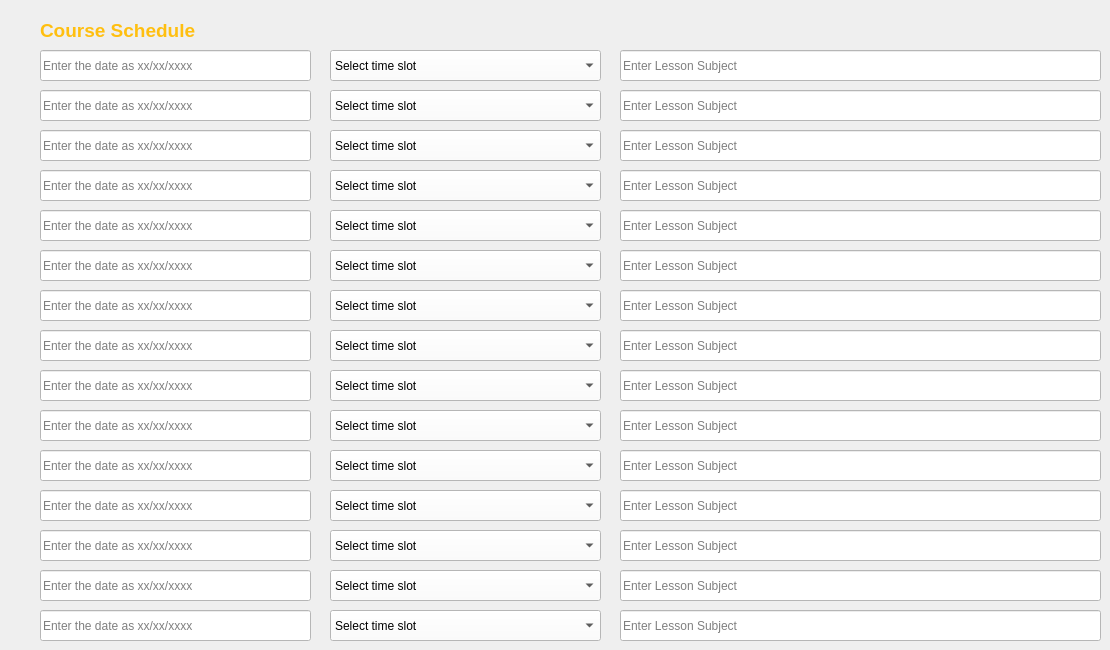
    <widget class="QWidget" name="tab_3">
     <attribute name="title">
      <string>course_schedule</string>
     </attribute>
     <widget class="QComboBox" name="cb29_course">
      <property name="geometry">
       <rect>
        <x>330</x>
        <y>370</y>
        <width>271</width>
        <height>31</height>
       </rect>
      </property>
      <property name="toolTipDuration">
       <number>-1</number>
      </property>
      <property name="styleSheet">
       <string notr="true">background-color: rgb(255, 255, 255);
font: 10pt &quot;MS Shell Dlg 2&quot;;
</string>
      </property>
      <property name="currentIndex">
       <number>0</number>
      </property>
      <property name="maxVisibleItems">
       <number>8</number>
      </property>
      <property name="sizeAdjustPolicy">
       <enum>QComboBox::AdjustToContentsOnFirstShow</enum>
      </property>
      <property name="placeholderText">
       <string>Add/Select Teacher</string>
      </property>
      <item>
       <property name="text">
        <string>Select time slot</string>
       </property>
      </item>
      <item>
       <property name="text">
        <string>Afternoon: 12:00 -17:00</string>
       </property>
      </item>
      <item>
       <property name="text">
        <string>Evening:     21:00 - 22:00</string>
       </property>
      </item>
     </widget>
     <widget class="QComboBox" name="cb28_course">
      <property name="geometry">
       <rect>
        <x>330</x>
        <y>330</y>
        <width>271</width>
        <height>31</height>
       </rect>
      </property>
      <property name="toolTipDuration">
       <number>-1</number>
      </property>
      <property name="styleSheet">
       <string notr="true">background-color: rgb(255, 255, 255);
font: 10pt &quot;MS Shell Dlg 2&quot;;
</string>
      </property>
      <property name="currentIndex">
       <number>0</number>
      </property>
      <property name="maxVisibleItems">
       <number>8</number>
      </property>
      <property name="sizeAdjustPolicy">
       <enum>QComboBox::AdjustToContentsOnFirstShow</enum>
      </property>
      <property name="placeholderText">
       <string>Add/Select Teacher</string>
      </property>
      <item>
       <property name="text">
        <string>Select time slot</string>
       </property>
      </item>
      <item>
       <property name="text">
        <string>Afternoon: 12:00 -17:00</string>
       </property>
      </item>
      <item>
       <property name="text">
        <string>Evening:     21:00 - 22:00</string>
       </property>
      </item>
     </widget>
     <widget class="QLineEdit" name="tb211_course">
      <property name="geometry">
       <rect>
        <x>40</x>
        <y>250</y>
        <width>271</width>
        <height>31</height>
       </rect>
      </property>
      <property name="styleSheet">
       <string notr="true">background-color: rgb(255, 255, 255);</string>
      </property>
      <property name="placeholderText">
       <string>Enter the date as xx/xx/xxxx</string>
      </property>
     </widget>
     <widget class="QComboBox" name="cb212_course">
      <property name="geometry">
       <rect>
        <x>330</x>
        <y>490</y>
        <width>271</width>
        <height>31</height>
       </rect>
      </property>
      <property name="toolTipDuration">
       <number>-1</number>
      </property>
      <property name="styleSheet">
       <string notr="true">background-color: rgb(255, 255, 255);
font: 10pt &quot;MS Shell Dlg 2&quot;;
</string>
      </property>
      <property name="currentIndex">
       <number>0</number>
      </property>
      <property name="maxVisibleItems">
       <number>8</number>
      </property>
      <property name="sizeAdjustPolicy">
       <enum>QComboBox::AdjustToContentsOnFirstShow</enum>
      </property>
      <property name="placeholderText">
       <string>Add/Select Teacher</string>
      </property>
      <item>
       <property name="text">
        <string>Select time slot</string>
       </property>
      </item>
      <item>
       <property name="text">
        <string>Afternoon: 12:00 -17:00</string>
       </property>
      </item>
      <item>
       <property name="text">
        <string>Evening:     21:00 - 22:00</string>
       </property>
      </item>
     </widget>
     <widget class="QLineEdit" name="tb217_course">
      <property name="geometry">
       <rect>
        <x>40</x>
        <y>370</y>
        <width>271</width>
        <height>31</height>
       </rect>
      </property>
      <property name="styleSheet">
       <string notr="true">background-color: rgb(255, 255, 255);</string>
      </property>
      <property name="placeholderText">
       <string>Enter the date as xx/xx/xxxx</string>
      </property>
     </widget>
     <widget class="QComboBox" name="cb23_course">
      <property name="geometry">
       <rect>
        <x>330</x>
        <y>130</y>
        <width>271</width>
        <height>31</height>
       </rect>
      </property>
      <property name="toolTipDuration">
       <number>-1</number>
      </property>
      <property name="styleSheet">
       <string notr="true">background-color: rgb(255, 255, 255);
font: 10pt &quot;MS Shell Dlg 2&quot;;
</string>
      </property>
      <property name="currentIndex">
       <number>0</number>
      </property>
      <property name="maxVisibleItems">
       <number>8</number>
      </property>
      <property name="sizeAdjustPolicy">
       <enum>QComboBox::AdjustToContentsOnFirstShow</enum>
      </property>
      <property name="placeholderText">
       <string>Add/Select Teacher</string>
      </property>
      <item>
       <property name="text">
        <string>Select time slot</string>
       </property>
      </item>
      <item>
       <property name="text">
        <string>Afternoon: 12:00 -17:00</string>
       </property>
      </item>
      <item>
       <property name="text">
        <string>Evening:     21:00 - 22:00</string>
       </property>
      </item>
     </widget>
     <widget class="QLineEdit" name="tb213_course">
      <property name="geometry">
       <rect>
        <x>40</x>
        <y>290</y>
        <width>271</width>
        <height>31</height>
       </rect>
      </property>
      <property name="styleSheet">
       <string notr="true">background-color: rgb(255, 255, 255);</string>
      </property>
      <property name="placeholderText">
       <string>Enter the date as xx/xx/xxxx</string>
      </property>
     </widget>
     <widget class="QLineEdit" name="tb218_course">
      <property name="geometry">
       <rect>
        <x>620</x>
        <y>370</y>
        <width>481</width>
        <height>31</height>
       </rect>
      </property>
      <property name="styleSheet">
       <string notr="true">background-color: rgb(255, 255, 255);</string>
      </property>
      <property name="placeholderText">
       <string>Enter Lesson Subject</string>
      </property>
     </widget>
     <widget class="QLineEdit" name="tb22_course">
      <property name="geometry">
       <rect>
        <x>620</x>
        <y>50</y>
        <width>481</width>
        <height>31</height>
       </rect>
      </property>
      <property name="styleSheet">
       <string notr="true">background-color: rgb(255, 255, 255);</string>
      </property>
      <property name="placeholderText">
       <string>Enter Lesson Subject</string>
      </property>
     </widget>
     <widget class="QLineEdit" name="tb229_course">
      <property name="geometry">
       <rect>
        <x>40</x>
        <y>610</y>
        <width>271</width>
        <height>31</height>
       </rect>
      </property>
      <property name="styleSheet">
       <string notr="true">background-color: rgb(255, 255, 255);</string>
      </property>
      <property name="placeholderText">
       <string>Enter the date as xx/xx/xxxx</string>
      </property>
     </widget>
     <widget class="QLineEdit" name="tb230_course">
      <property name="geometry">
       <rect>
        <x>620</x>
        <y>610</y>
        <width>481</width>
        <height>31</height>
       </rect>
      </property>
      <property name="styleSheet">
       <string notr="true">background-color: rgb(255, 255, 255);</string>
      </property>
      <property name="placeholderText">
       <string>Enter Lesson Subject</string>
      </property>
     </widget>
     <widget class="QLineEdit" name="tb28_course">
      <property name="geometry">
       <rect>
        <x>620</x>
        <y>170</y>
        <width>481</width>
        <height>31</height>
       </rect>
      </property>
      <property name="styleSheet">
       <string notr="true">background-color: rgb(255, 255, 255);</string>
      </property>
      <property name="placeholderText">
       <string>Enter Lesson Subject</string>
      </property>
     </widget>
     <widget class="QComboBox" name="cb22_course">
      <property name="geometry">
       <rect>
        <x>330</x>
        <y>90</y>
        <width>271</width>
        <height>31</height>
       </rect>
      </property>
      <property name="toolTipDuration">
       <number>-1</number>
      </property>
      <property name="styleSheet">
       <string notr="true">background-color: rgb(255, 255, 255);
font: 10pt &quot;MS Shell Dlg 2&quot;;
</string>
      </property>
      <property name="currentIndex">
       <number>0</number>
      </property>
      <property name="maxVisibleItems">
       <number>8</number>
      </property>
      <property name="sizeAdjustPolicy">
       <enum>QComboBox::AdjustToContentsOnFirstShow</enum>
      </property>
      <property name="placeholderText">
       <string>Add/Select Teacher</string>
      </property>
      <item>
       <property name="text">
        <string>Select time slot</string>
       </property>
      </item>
      <item>
       <property name="text">
        <string>Afternoon: 12:00 -17:00</string>
       </property>
      </item>
      <item>
       <property name="text">
        <string>Evening:     21:00 - 22:00</string>
       </property>
      </item>
     </widget>
     <widget class="QLineEdit" name="tb212_course">
      <property name="geometry">
       <rect>
        <x>620</x>
        <y>250</y>
        <width>481</width>
        <height>31</height>
       </rect>
      </property>
      <property name="styleSheet">
       <string notr="true">background-color: rgb(255, 255, 255);</string>
      </property>
      <property name="placeholderText">
       <string>Enter Lesson Subject</string>
      </property>
     </widget>
     <widget class="QComboBox" name="cb26_course">
      <property name="geometry">
       <rect>
        <x>330</x>
        <y>250</y>
        <width>271</width>
        <height>31</height>
       </rect>
      </property>
      <property name="toolTipDuration">
       <number>-1</number>
      </property>
      <property name="styleSheet">
       <string notr="true">background-color: rgb(255, 255, 255);
font: 10pt &quot;MS Shell Dlg 2&quot;;
</string>
      </property>
      <property name="currentIndex">
       <number>0</number>
      </property>
      <property name="maxVisibleItems">
       <number>8</number>
      </property>
      <property name="sizeAdjustPolicy">
       <enum>QComboBox::AdjustToContentsOnFirstShow</enum>
      </property>
      <property name="placeholderText">
       <string>Add/Select Teacher</string>
      </property>
      <item>
       <property name="text">
        <string>Select time slot</string>
       </property>
      </item>
      <item>
       <property name="text">
        <string>Afternoon: 12:00 -17:00</string>
       </property>
      </item>
      <item>
       <property name="text">
        <string>Evening:     21:00 - 22:00</string>
       </property>
      </item>
     </widget>
     <widget class="QLabel" name="label_4">
      <property name="geometry">
       <rect>
        <x>40</x>
        <y>20</y>
        <width>241</width>
        <height>21</height>
       </rect>
      </property>
      <property name="font">
       <font>
        <pointsize>14</pointsize>
        <weight>75</weight>
        <bold>true</bold>
       </font>
      </property>
      <property name="styleSheet">
       <string notr="true">color: rgb(255, 191, 16);</string>
      </property>
      <property name="text">
       <string>Course Schedule</string>
      </property>
     </widget>
     <widget class="QLineEdit" name="tb215_course">
      <property name="geometry">
       <rect>
        <x>40</x>
        <y>330</y>
        <width>271</width>
        <height>31</height>
       </rect>
      </property>
      <property name="styleSheet">
       <string notr="true">background-color: rgb(255, 255, 255);</string>
      </property>
      <property name="placeholderText">
       <string>Enter the date as xx/xx/xxxx</string>
      </property>
     </widget>
     <widget class="QLineEdit" name="tb214_course">
      <property name="geometry">
       <rect>
        <x>620</x>
        <y>290</y>
        <width>481</width>
        <height>31</height>
       </rect>
      </property>
      <property name="styleSheet">
       <string notr="true">background-color: rgb(255, 255, 255);</string>
      </property>
      <property name="placeholderText">
       <string>Enter Lesson Subject</string>
      </property>
     </widget>
     <widget class="QLineEdit" name="tb222_course">
      <property name="geometry">
       <rect>
        <x>620</x>
        <y>450</y>
        <width>481</width>
        <height>31</height>
       </rect>
      </property>
      <property name="styleSheet">
       <string notr="true">background-color: rgb(255, 255, 255);</string>
      </property>
      <property name="placeholderText">
       <string>Enter Lesson Subject</string>
      </property>
     </widget>
     <widget class="QLineEdit" name="tb25_course">
      <property name="geometry">
       <rect>
        <x>40</x>
        <y>130</y>
        <width>271</width>
        <height>31</height>
       </rect>
      </property>
      <property name="styleSheet">
       <string notr="true">background-color: rgb(255, 255, 255);</string>
      </property>
      <property name="placeholderText">
       <string>Enter the date as xx/xx/xxxx</string>
      </property>
     </widget>
     <widget class="QLineEdit" name="tb24_course">
      <property name="geometry">
       <rect>
        <x>620</x>
        <y>90</y>
        <width>481</width>
        <height>31</height>
       </rect>
      </property>
      <property name="styleSheet">
       <string notr="true">background-color: rgb(255, 255, 255);</string>
      </property>
      <property name="placeholderText">
       <string>Enter Lesson Subject</string>
      </property>
     </widget>
     <widget class="QComboBox" name="cb25_course">
      <property name="geometry">
       <rect>
        <x>330</x>
        <y>210</y>
        <width>271</width>
        <height>31</height>
       </rect>
      </property>
      <property name="toolTipDuration">
       <number>-1</number>
      </property>
      <property name="styleSheet">
       <string notr="true">background-color: rgb(255, 255, 255);
font: 10pt &quot;MS Shell Dlg 2&quot;;
</string>
      </property>
      <property name="currentIndex">
       <number>0</number>
      </property>
      <property name="maxVisibleItems">
       <number>8</number>
      </property>
      <property name="sizeAdjustPolicy">
       <enum>QComboBox::AdjustToContentsOnFirstShow</enum>
      </property>
      <property name="placeholderText">
       <string>Add/Select Teacher</string>
      </property>
      <item>
       <property name="text">
        <string>Select time slot</string>
       </property>
      </item>
      <item>
       <property name="text">
        <string>Afternoon: 12:00 -17:00</string>
       </property>
      </item>
      <item>
       <property name="text">
        <string>Evening:     21:00 - 22:00</string>
       </property>
      </item>
     </widget>
     <widget class="QLineEdit" name="tb228_course">
      <property name="geometry">
       <rect>
        <x>620</x>
        <y>570</y>
        <width>481</width>
        <height>31</height>
       </rect>
      </property>
      <property name="styleSheet">
       <string notr="true">background-color: rgb(255, 255, 255);</string>
      </property>
      <property name="placeholderText">
       <string>Enter Lesson Subject</string>
      </property>
     </widget>
     <widget class="QLineEdit" name="tb227_course">
      <property name="geometry">
       <rect>
        <x>40</x>
        <y>570</y>
        <width>271</width>
        <height>31</height>
       </rect>
      </property>
      <property name="styleSheet">
       <string notr="true">background-color: rgb(255, 255, 255);</string>
      </property>
      <property name="placeholderText">
       <string>Enter the date as xx/xx/xxxx</string>
      </property>
     </widget>
     <widget class="QComboBox" name="cb27_course">
      <property name="geometry">
       <rect>
        <x>330</x>
        <y>290</y>
        <width>271</width>
        <height>31</height>
       </rect>
      </property>
      <property name="toolTipDuration">
       <number>-1</number>
      </property>
      <property name="styleSheet">
       <string notr="true">background-color: rgb(255, 255, 255);
font: 10pt &quot;MS Shell Dlg 2&quot;;
</string>
      </property>
      <property name="currentIndex">
       <number>0</number>
      </property>
      <property name="maxVisibleItems">
       <number>8</number>
      </property>
      <property name="sizeAdjustPolicy">
       <enum>QComboBox::AdjustToContentsOnFirstShow</enum>
      </property>
      <property name="placeholderText">
       <string>Add/Select Teacher</string>
      </property>
      <item>
       <property name="text">
        <string>Select time slot</string>
       </property>
      </item>
      <item>
       <property name="text">
        <string>Afternoon: 12:00 -17:00</string>
       </property>
      </item>
      <item>
       <property name="text">
        <string>Evening:     21:00 - 22:00</string>
       </property>
      </item>
     </widget>
     <widget class="QComboBox" name="cb213_course">
      <property name="geometry">
       <rect>
        <x>330</x>
        <y>530</y>
        <width>271</width>
        <height>31</height>
       </rect>
      </property>
      <property name="toolTipDuration">
       <number>-1</number>
      </property>
      <property name="styleSheet">
       <string notr="true">background-color: rgb(255, 255, 255);
font: 10pt &quot;MS Shell Dlg 2&quot;;
</string>
      </property>
      <property name="currentIndex">
       <number>0</number>
      </property>
      <property name="maxVisibleItems">
       <number>8</number>
      </property>
      <property name="sizeAdjustPolicy">
       <enum>QComboBox::AdjustToContentsOnFirstShow</enum>
      </property>
      <property name="placeholderText">
       <string>Add/Select Teacher</string>
      </property>
      <item>
       <property name="text">
        <string>Select time slot</string>
       </property>
      </item>
      <item>
       <property name="text">
        <string>Afternoon: 12:00 -17:00</string>
       </property>
      </item>
      <item>
       <property name="text">
        <string>Evening:     21:00 - 22:00</string>
       </property>
      </item>
     </widget>
     <widget class="QLineEdit" name="tb221_course">
      <property name="geometry">
       <rect>
        <x>40</x>
        <y>450</y>
        <width>271</width>
        <height>31</height>
       </rect>
      </property>
      <property name="styleSheet">
       <string notr="true">background-color: rgb(255, 255, 255);</string>
      </property>
      <property name="placeholderText">
       <string>Enter the date as xx/xx/xxxx</string>
      </property>
     </widget>
     <widget class="QLineEdit" name="tb27_course">
      <property name="geometry">
       <rect>
        <x>40</x>
        <y>170</y>
        <width>271</width>
        <height>31</height>
       </rect>
      </property>
      <property name="styleSheet">
       <string notr="true">background-color: rgb(255, 255, 255);</string>
      </property>
      <property name="placeholderText">
       <string>Enter the date as xx/xx/xxxx</string>
      </property>
     </widget>
     <widget class="QLineEdit" name="tb29_course">
      <property name="geometry">
       <rect>
        <x>40</x>
        <y>210</y>
        <width>271</width>
        <height>31</height>
       </rect>
      </property>
      <property name="styleSheet">
       <string notr="true">background-color: rgb(255, 255, 255);</string>
      </property>
      <property name="placeholderText">
       <string>Enter the date as xx/xx/xxxx</string>
      </property>
     </widget>
     <widget class="QLineEdit" name="tb225_course">
      <property name="geometry">
       <rect>
        <x>40</x>
        <y>530</y>
        <width>271</width>
        <height>31</height>
       </rect>
      </property>
      <property name="styleSheet">
       <string notr="true">background-color: rgb(255, 255, 255);</string>
      </property>
      <property name="placeholderText">
       <string>Enter the date as xx/xx/xxxx</string>
      </property>
     </widget>
     <widget class="QLineEdit" name="tb21_course">
      <property name="geometry">
       <rect>
        <x>40</x>
        <y>50</y>
        <width>271</width>
        <height>31</height>
       </rect>
      </property>
      <property name="styleSheet">
       <string notr="true">background-color: rgb(255, 255, 255);</string>
      </property>
      <property name="placeholderText">
       <string>Enter the date as xx/xx/xxxx</string>
      </property>
     </widget>
     <widget class="QLineEdit" name="tb220_course">
      <property name="geometry">
       <rect>
        <x>620</x>
        <y>410</y>
        <width>481</width>
        <height>31</height>
       </rect>
      </property>
      <property name="styleSheet">
       <string notr="true">background-color: rgb(255, 255, 255);</string>
      </property>
      <property name="placeholderText">
       <string>Enter Lesson Subject</string>
      </property>
     </widget>
     <widget class="QLineEdit" name="tb219_course">
      <property name="geometry">
       <rect>
        <x>40</x>
        <y>410</y>
        <width>271</width>
        <height>31</height>
       </rect>
      </property>
      <property name="styleSheet">
       <string notr="true">background-color: rgb(255, 255, 255);</string>
      </property>
      <property name="placeholderText">
       <string>Enter the date as xx/xx/xxxx</string>
      </property>
     </widget>
     <widget class="QComboBox" name="cb214_course">
      <property name="geometry">
       <rect>
        <x>330</x>
        <y>570</y>
        <width>271</width>
        <height>31</height>
       </rect>
      </property>
      <property name="toolTipDuration">
       <number>-1</number>
      </property>
      <property name="styleSheet">
       <string notr="true">background-color: rgb(255, 255, 255);
font: 10pt &quot;MS Shell Dlg 2&quot;;
</string>
      </property>
      <property name="currentIndex">
       <number>0</number>
      </property>
      <property name="maxVisibleItems">
       <number>8</number>
      </property>
      <property name="sizeAdjustPolicy">
       <enum>QComboBox::AdjustToContentsOnFirstShow</enum>
      </property>
      <property name="placeholderText">
       <string>Add/Select Teacher</string>
      </property>
      <item>
       <property name="text">
        <string>Select time slot</string>
       </property>
      </item>
      <item>
       <property name="text">
        <string>Afternoon: 12:00 -17:00</string>
       </property>
      </item>
      <item>
       <property name="text">
        <string>Evening:     21:00 - 22:00</string>
       </property>
      </item>
     </widget>
     <widget class="QComboBox" name="cb24_course">
      <property name="geometry">
       <rect>
        <x>330</x>
        <y>170</y>
        <width>271</width>
        <height>31</height>
       </rect>
      </property>
      <property name="toolTipDuration">
       <number>-1</number>
      </property>
      <property name="styleSheet">
       <string notr="true">background-color: rgb(255, 255, 255);
font: 10pt &quot;MS Shell Dlg 2&quot;;
</string>
      </property>
      <property name="currentIndex">
       <number>0</number>
      </property>
      <property name="maxVisibleItems">
       <number>8</number>
      </property>
      <property name="sizeAdjustPolicy">
       <enum>QComboBox::AdjustToContentsOnFirstShow</enum>
      </property>
      <property name="placeholderText">
       <string>Add/Select Teacher</string>
      </property>
      <item>
       <property name="text">
        <string>Select time slot</string>
       </property>
      </item>
      <item>
       <property name="text">
        <string>Afternoon: 12:00 -17:00</string>
       </property>
      </item>
      <item>
       <property name="text">
        <string>Evening:     21:00 - 22:00</string>
       </property>
      </item>
     </widget>
     <widget class="QLineEdit" name="tb26_course">
      <property name="geometry">
       <rect>
        <x>620</x>
        <y>130</y>
        <width>481</width>
        <height>31</height>
       </rect>
      </property>
      <property name="styleSheet">
       <string notr="true">background-color: rgb(255, 255, 255);</string>
      </property>
      <property name="placeholderText">
       <string>Enter Lesson Subject</string>
      </property>
     </widget>
     <widget class="QLineEdit" name="tb226_course">
      <property name="geometry">
       <rect>
        <x>620</x>
        <y>530</y>
        <width>481</width>
        <height>31</height>
       </rect>
      </property>
      <property name="styleSheet">
       <string notr="true">background-color: rgb(255, 255, 255);</string>
      </property>
      <property name="placeholderText">
       <string>Enter Lesson Subject</string>
      </property>
     </widget>
     <widget class="QLineEdit" name="tb216_course">
      <property name="geometry">
       <rect>
        <x>620</x>
        <y>330</y>
        <width>481</width>
        <height>31</height>
       </rect>
      </property>
      <property name="styleSheet">
       <string notr="true">background-color: rgb(255, 255, 255);</string>
      </property>
      <property name="placeholderText">
       <string>Enter Lesson Subject</string>
      </property>
     </widget>
     <widget class="QComboBox" name="cb211_course">
      <property name="geometry">
       <rect>
        <x>330</x>
        <y>450</y>
        <width>271</width>
        <height>31</height>
       </rect>
      </property>
      <property name="toolTipDuration">
       <number>-1</number>
      </property>
      <property name="styleSheet">
       <string notr="true">background-color: rgb(255, 255, 255);
font: 10pt &quot;MS Shell Dlg 2&quot;;
</string>
      </property>
      <property name="currentIndex">
       <number>0</number>
      </property>
      <property name="maxVisibleItems">
       <number>8</number>
      </property>
      <property name="sizeAdjustPolicy">
       <enum>QComboBox::AdjustToContentsOnFirstShow</enum>
      </property>
      <property name="placeholderText">
       <string>Add/Select Teacher</string>
      </property>
      <item>
       <property name="text">
        <string>Select time slot</string>
       </property>
      </item>
      <item>
       <property name="text">
        <string>Afternoon: 12:00 -17:00</string>
       </property>
      </item>
      <item>
       <property name="text">
        <string>Evening:     21:00 - 22:00</string>
       </property>
      </item>
     </widget>
     <widget class="QLineEdit" name="tb210_course">
      <property name="geometry">
       <rect>
        <x>620</x>
        <y>210</y>
        <width>481</width>
        <height>31</height>
       </rect>
      </property>
      <property name="styleSheet">
       <string notr="true">background-color: rgb(255, 255, 255);</string>
      </property>
      <property name="placeholderText">
       <string>Enter Lesson Subject</string>
      </property>
     </widget>
     <widget class="QComboBox" name="cb210_course">
      <property name="geometry">
       <rect>
        <x>330</x>
        <y>410</y>
        <width>271</width>
        <height>31</height>
       </rect>
      </property>
      <property name="toolTipDuration">
       <number>-1</number>
      </property>
      <property name="styleSheet">
       <string notr="true">background-color: rgb(255, 255, 255);
font: 10pt &quot;MS Shell Dlg 2&quot;;
</string>
      </property>
      <property name="currentIndex">
       <number>0</number>
      </property>
      <property name="maxVisibleItems">
       <number>8</number>
      </property>
      <property name="sizeAdjustPolicy">
       <enum>QComboBox::AdjustToContentsOnFirstShow</enum>
      </property>
      <property name="placeholderText">
       <string>Add/Select Teacher</string>
      </property>
      <item>
       <property name="text">
        <string>Select time slot</string>
       </property>
      </item>
      <item>
       <property name="text">
        <string>Afternoon: 12:00 -17:00</string>
       </property>
      </item>
      <item>
       <property name="text">
        <string>Evening:     21:00 - 22:00</string>
       </property>
      </item>
     </widget>
     <widget class="QComboBox" name="cb21_course">
      <property name="geometry">
       <rect>
        <x>330</x>
        <y>50</y>
        <width>271</width>
        <height>31</height>
       </rect>
      </property>
      <property name="toolTipDuration">
       <number>-1</number>
      </property>
      <property name="styleSheet">
       <string notr="true">background-color: rgb(255, 255, 255);
font: 10pt &quot;MS Shell Dlg 2&quot;;
</string>
      </property>
      <property name="currentIndex">
       <number>0</number>
      </property>
      <property name="maxVisibleItems">
       <number>8</number>
      </property>
      <property name="sizeAdjustPolicy">
       <enum>QComboBox::AdjustToContentsOnFirstShow</enum>
      </property>
      <property name="placeholderText">
       <string>Add/Select Teacher</string>
      </property>
      <item>
       <property name="text">
        <string>Select time slot</string>
       </property>
      </item>
      <item>
       <property name="text">
        <string>Afternoon: 12:00 -17:00</string>
       </property>
      </item>
      <item>
       <property name="text">
        <string>Evening:     21:00 - 22:00</string>
       </property>
      </item>
     </widget>
     <widget class="QLineEdit" name="tb223_course">
      <property name="geometry">
       <rect>
        <x>40</x>
        <y>490</y>
        <width>271</width>
        <height>31</height>
       </rect>
      </property>
      <property name="styleSheet">
       <string notr="true">background-color: rgb(255, 255, 255);</string>
      </property>
      <property name="placeholderText">
       <string>Enter the date as xx/xx/xxxx</string>
      </property>
     </widget>
     <widget class="QComboBox" name="cb215_course">
      <property name="geometry">
       <rect>
        <x>330</x>
        <y>610</y>
        <width>271</width>
        <height>31</height>
       </rect>
      </property>
      <property name="toolTipDuration">
       <number>-1</number>
      </property>
      <property name="styleSheet">
       <string notr="true">background-color: rgb(255, 255, 255);
font: 10pt &quot;MS Shell Dlg 2&quot;;
</string>
      </property>
      <property name="currentIndex">
       <number>0</number>
      </property>
      <property name="maxVisibleItems">
       <number>8</number>
      </property>
      <property name="sizeAdjustPolicy">
       <enum>QComboBox::AdjustToContentsOnFirstShow</enum>
      </property>
      <property name="placeholderText">
       <string>Add/Select Teacher</string>
      </property>
      <item>
       <property name="text">
        <string>Select time slot</string>
       </property>
      </item>
      <item>
       <property name="text">
        <string>Afternoon: 12:00 -17:00</string>
       </property>
      </item>
      <item>
       <property name="text">
        <string>Evening:     21:00 - 22:00</string>
       </property>
      </item>
     </widget>
     <widget class="QLineEdit" name="tb23_course">
      <property name="geometry">
       <rect>
        <x>40</x>
        <y>90</y>
        <width>271</width>
        <height>31</height>
       </rect>
      </property>
      <property name="styleSheet">
       <string notr="true">background-color: rgb(255, 255, 255);</string>
      </property>
      <property name="placeholderText">
       <string>Enter the date as xx/xx/xxxx</string>
      </property>
     </widget>
     <widget class="QLineEdit" name="tb224_course">
      <property name="geometry">
       <rect>
        <x>620</x>
        <y>490</y>
        <width>481</width>
        <height>31</height>
       </rect>
      </property>
      <property name="styleSheet">
       <string notr="true">background-color: rgb(255, 255, 255);</string>
      </property>
      <property name="placeholderText">
       <string>Enter Lesson Subject</string>
      </property>
     </widget>
    </widget>
